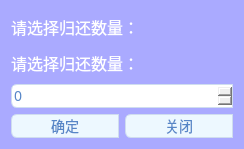
<?xml version="1.0" encoding="UTF-8"?>
<ui version="4.0">
 <class>Quantity_manager</class>
 <widget class="QWidget" name="Quantity_manager">
  <property name="geometry">
   <rect>
    <x>0</x>
    <y>0</y>
    <width>244</width>
    <height>149</height>
   </rect>
  </property>
  <property name="minimumSize">
   <size>
    <width>200</width>
    <height>100</height>
   </size>
  </property>
  <property name="windowTitle">
   <string>Quantity_manager</string>
  </property>
  <property name="styleSheet">
   <string notr="true">#Quantity_manager{
	background-color: rgb(170, 170, 255);
}</string>
  </property>
  <layout class="QVBoxLayout" name="verticalLayout">
   <item>
    <widget class="QLabel" name="LB_Msg">
     <property name="font">
      <font>
       <family>Microsoft YaHei</family>
       <pointsize>-1</pointsize>
       <weight>50</weight>
       <bold>false</bold>
      </font>
     </property>
     <property name="styleSheet">
      <string notr="true">
font-size: 16px;
font-family: Microsoft YaHei;
font-weight: 400;
color: #ffffff;</string>
     </property>
     <property name="text">
      <string>请选择归还数量：</string>
     </property>
    </widget>
   </item>
   <item>
    <widget class="QLabel" name="LB_Msg_2">
     <property name="font">
      <font>
       <family>Microsoft YaHei</family>
       <pointsize>-1</pointsize>
       <weight>50</weight>
       <bold>false</bold>
      </font>
     </property>
     <property name="styleSheet">
      <string notr="true">
font-size: 16px;
font-family: Microsoft YaHei;
font-weight: 400;
color: #ffffff;</string>
     </property>
     <property name="text">
      <string>请选择归还数量：</string>
     </property>
    </widget>
   </item>
   <item>
    <widget class="QSpinBox" name="SB_Value">
     <property name="minimumSize">
      <size>
       <width>0</width>
       <height>0</height>
      </size>
     </property>
     <property name="styleSheet">
      <string notr="true">
border: 1px solid #CFDDEF;
border-top-left-radius:6px;
border-bottom-left-radius:6px;

font-size: 14px;
font-family: Microsoft YaHei;
font-weight: 400;
color: #5786C7;</string>
     </property>
    </widget>
   </item>
   <item>
    <layout class="QHBoxLayout" name="horizontalLayout">
     <item>
      <widget class="QPushButton" name="PB_Ok">
       <property name="styleSheet">
        <string notr="true">background: #EDF8FF;
border: 1px solid #CFDDEF;
border-top-left-radius:6px;
border-bottom-left-radius:6px;

font-size: 14px;
font-family: Microsoft YaHei;
font-weight: 400;
color: #5786C7;</string>
       </property>
       <property name="text">
        <string>确定</string>
       </property>
      </widget>
     </item>
     <item>
      <widget class="QPushButton" name="PB_Close">
       <property name="styleSheet">
        <string notr="true">background: #EDF8FF;
border: 1px solid #CFDDEF;
border-top-left-radius:6px;
border-bottom-left-radius:6px;

font-size: 14px;
font-family: Microsoft YaHei;
font-weight: 400;
color: #5786C7;</string>
       </property>
       <property name="text">
        <string>关闭</string>
       </property>
      </widget>
     </item>
    </layout>
   </item>
  </layout>
 </widget>
 <layoutdefault spacing="6" margin="11"/>
 <resources/>
 <connections/>
</ui>
